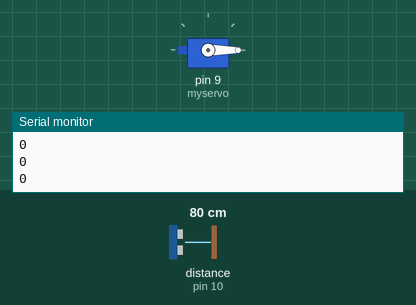
The sketch below on a simulated Arduino Uno, built with avr-gcc and run on an emulated ATmega328P. On the bench: servo, the last lines printed to the serial monitor. Wiring (inferred from the names in the program): ultrasonic range finder: trigger pin 11; echo pin 10. The inputs (shaded band) are chosen by the test bench; at power-on: distance to the obstacle (sensor on pin 10) 80 cm. The echo pulse lasts 58.3 µs per cm.

Above: at 1.2 s.
1.3 s: distance to the obstacle (sensor on pin 10) set to 9 cm
At 1.48 s:
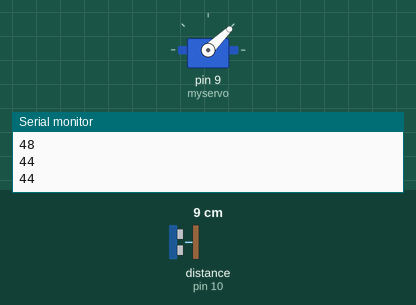
4.3 s: distance to the obstacle (sensor on pin 10) set to 18 cm
Timing chart, 0 to 13.3 s (numbered marks = the images above; inputs shaded):
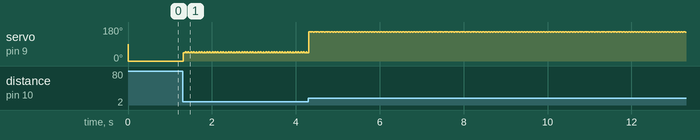

Measured:
- after the input at 1.3 s, servo on pin 9 (myservo): alternates 48° for 0.02 s and 44° for 0.04 s, starting at once

The sketch:

servo.ino
```cpp
//www.elegoo.com
//2020 modified by gean1022
#include <Servo.h>
Servo myservo;
#define trigger 11 // Arduino Pin an HC-SR04 Trig
#define echo 10    // Arduino Pin an HC-SR04 Echo
float a;
float z;


void setup() {
  myservo.attach(9);
  Serial.begin(9600);
  pinMode(11, OUTPUT);
  pinMode(10, INPUT);

}
void loop() {
  a = getEntfernung();

  if (a < 20) z = a;

  int pos = mapfloat(z, 5, 20, 0, 180);
  Serial.println(pos);

  myservo.write(pos);// move servos to center position -> 90°
  delay(20);

}


int mapfloat(float eingabe, float in_min, float in_max, float out_min, float out_max ) {
  if(eingabe<in_min) eingabe = in_min;
  if(eingabe>in_max) eingabe = in_max;
  return ((eingabe - in_min) / (in_max - in_min) * (out_max - out_min)) + out_min;
}


//Pinbelegung des Sensors am Arduino

// Entfernung in cm über gewöhnlichen Ultraschallsensor mit Echo und Trigger messen
float getEntfernung()
{
  float entfernung = 0;
  float zeit = 0;

  digitalWrite(trigger, LOW);
  delayMicroseconds(3);
  noInterrupts();
  digitalWrite(trigger, HIGH); //Trigger Impuls 10 us
  delayMicroseconds(10);
  digitalWrite(trigger, LOW);
  zeit = pulseIn(echo, HIGH); // Echo-Zeit messen
  interrupts();
  zeit = (zeit / 2); // Zeit halbieren
  entfernung = zeit / 29.1; // Zeit in Zentimeter umrechnen
  return (entfernung);

}
```
